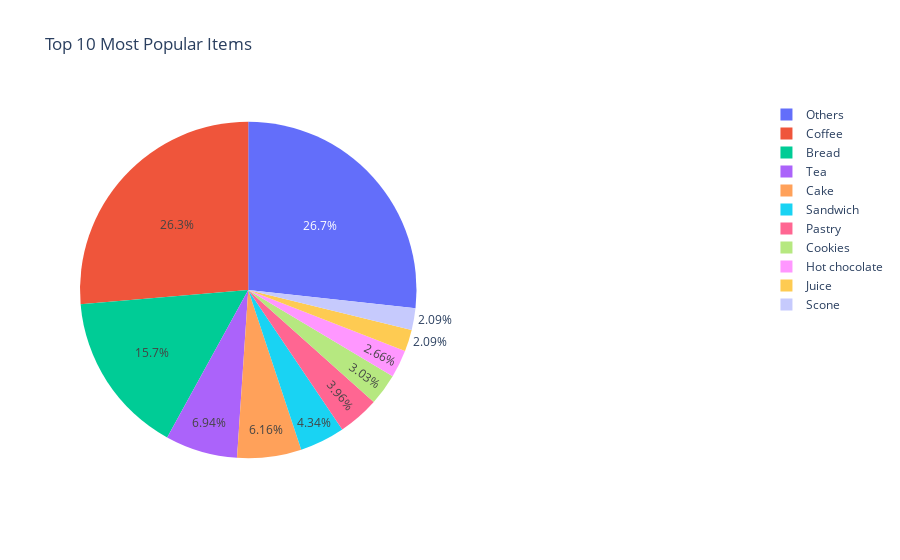

Here is the notebook cell this chart was saved with:
### Code cell
from plotly.offline import download_plotlyjs, init_notebook_mode, plot, iplot
import plotly

plotly.offline.init_notebook_mode(connected=True)
values_2 = item_list_2.tolist()
labels_2 = item_list_2.index.values.tolist()
fig = {
  "data": [
    {
      "values": values_2,
      "labels": labels_2,
      "domain": {"x": [0, .5]},
      "name": "Top 10 Items",
      "hoverinfo":"label+percent+name",
      "type": "pie"
    },],
  "layout": {
        "title":"Top 10 Most Popular Items",
    }
}
iplot(fig)

### Figure 1 — Plotly figure (JSON) as saved in the notebook; plotly's stock layout.template omitted (floating-point values rounded to 4 significant figures)
{"data": [{"domain": {"x": [0, 0.5]}, "hoverinfo": "label+percent+name", "labels": ["Coffee", "Bread", "Tea", "Cake", "Sandwich", "Pastry", "Cookies", "Hot chocolate", "Juice", "Scone", "Others"], "name": "Top 10 Items", "type": "pie", "values": [3257, 1935, 858, 762, 536, 490, 374, 329, 259, 258, 3305]}], "layout": {"title": {"text": "Top 10 Most Popular Items"}}}
